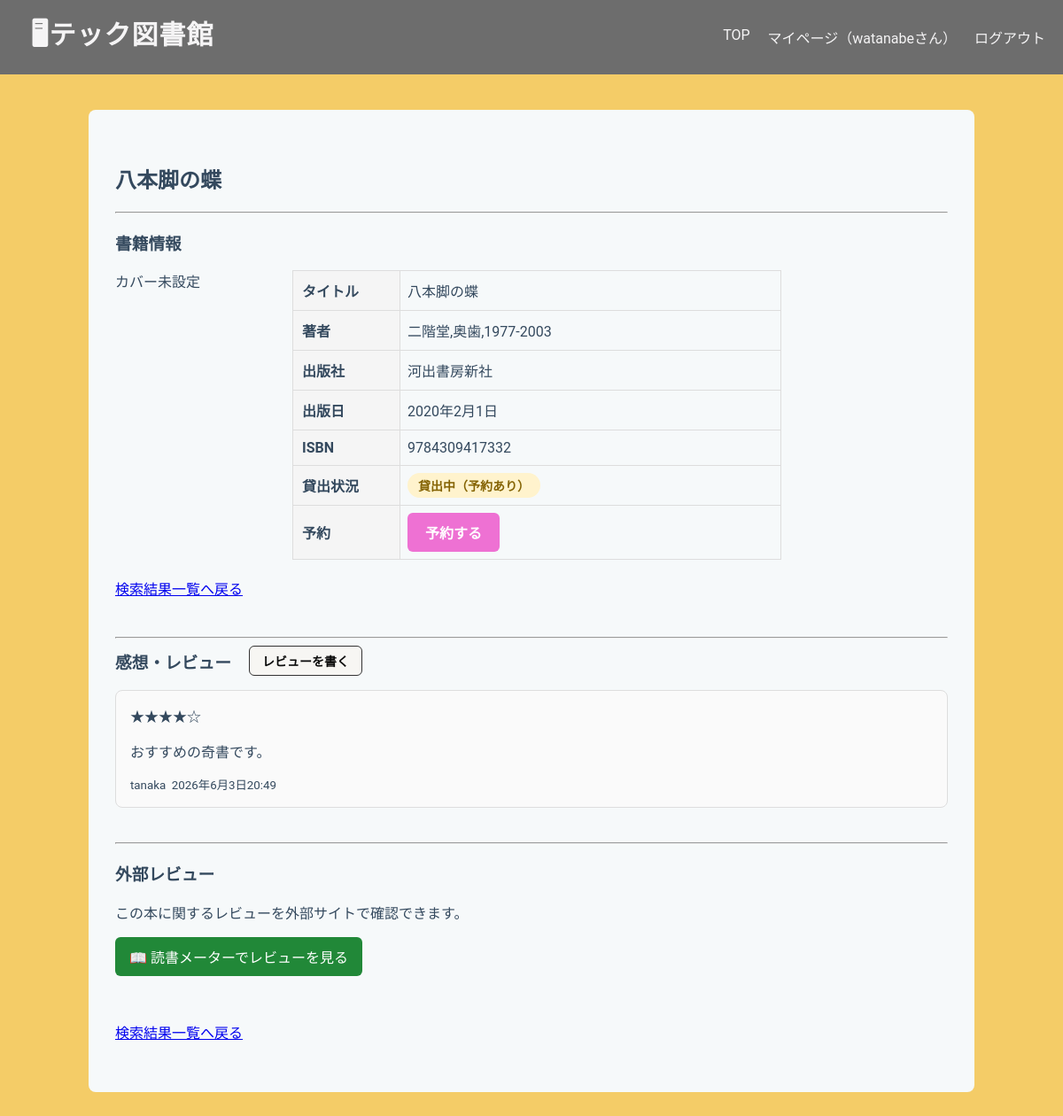
Page /library/book/3/ (signed in) on the earlier database version.
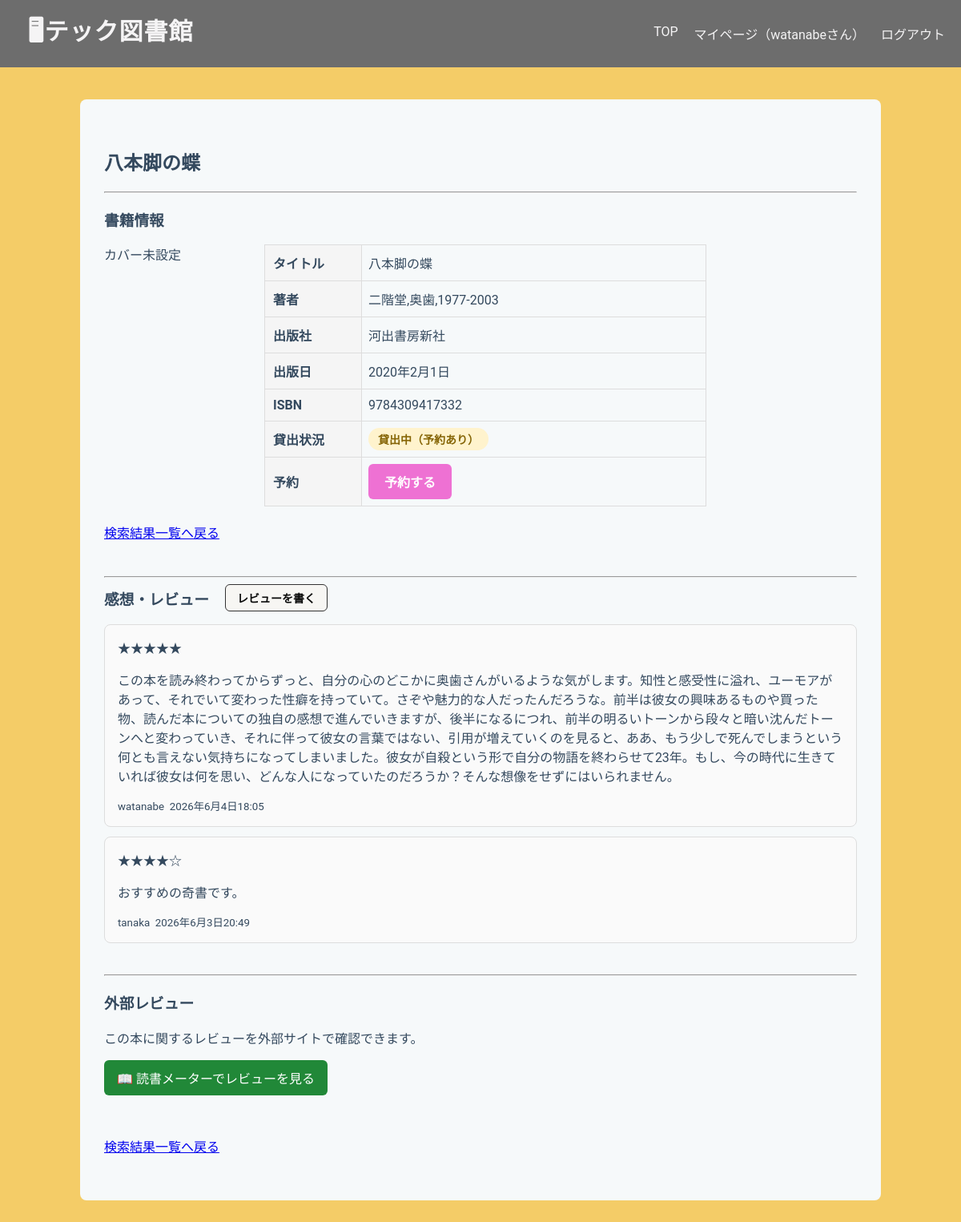
Same page on the later database version.
### libraryapp/models.py (models this page shows, shortened)
class Book(models.Model):
    isbn = models.CharField(
        max_length=17,
        help_text='ISBN-10 または ISBN-13（ハイフン可）',
        verbose_name='ISBN',
        unique=True,
    )
    title = models.CharField(max_length=200, blank=True)
    author = models.CharField(max_length=200, null=True, blank=True)
    publisher = models.CharField(max_length=200, null=True, blank=True)
    publication_date = models.DateField(null=True, blank=True)
    description = models.TextField(null=True, blank=True)
    cover_url = models.URLField(null=True, blank=True)
    edition_number = models.IntegerField(default=1)

class Review(models.Model):
    RATING_CHOICES = [
        (1, "★☆☆☆☆"),
        (2, "★★☆☆☆"),
        (3, "★★★☆☆"),
        (4, "★★★★☆"),
        (5, "★★★★★"),
    ]
    user = models.ForeignKey(
        User,
        on_delete=models.CASCADE,
        related_name="reviews"
    )
    book = models.ForeignKey(
        Book,
        on_delete=models.CASCADE,
        related_name="reviews"
    )
    rating = models.PositiveSmallIntegerField(
        choices=RATING_CHOICES
    )
    comment = models.TextField()
    created_at = models.DateTimeField(
        auto_now_add=True
    )
    class Meta:
        unique_together = ("user", "book")
        ordering = ["-created_at"]

### libraryapp/views.py (the view)
# urls.py: path('book/<int:pk>/', views.BookDetailView.as_view(), name='book_detail'),
class BookDetailView(LoginRequiredMixin, DetailView):
    model = Book
    template_name = "libraryapp/book_detail.html"
    context_object_name = "book"
    def get_context_data(self, **kwargs):
        context = super().get_context_data(**kwargs)
        available_stocks = self.object.stocks.filter(
            is_available=True
        )
        stock = available_stocks.first()
        stock_count = available_stocks.count()
        reservation_count = self.object.reservations.count()
        if reservation_count != 0 and reservation_count >= stock_count:
            status = "reservable"
            label = "貸出中（予約あり）"
        elif stock_count == 0:
            status = "borrowed"
            label = "貸出中"
        else:
            status = "available"
            label = "貸出可能"
        my_reserved = self.object.reservations.filter(
            user=self.request.user
        ).exists()
        context["stock"] = stock
        context["book_status"] = status
        context["status_label"] = label
        context["my_reserved"] = my_reserved
        context["reviews"] = self.object.reviews.select_related(
            "user"
        )
        context["bookmeter_url"] = (
            f"https://bookmeter.com/search?keyword={self.object.isbn}"
        )
        return context

### templates/libraryapp/book_detail.html (shortened to what this page needs)
{% extends "libraryapp/base.html" %}
{% block content %}
<h2>{{ book.title }}</h2>
<hr>
<h3>書籍情報</h3>
<div class="book-summary">
    <div class="book-cover-area">
        {% if book.cover_url %}
            <img src="{{ book.cover_url }}"
                 alt="{{ book.title }}"
                 class="book-cover"
                 height="230">
        {% else %}
            カバー未設定
        {% endif %}
    </div>
    <div class="book-data-area">
        <table class="book-info-table">
            <tr>
                <th><strong>タイトル</strong></th>
                <td>{{ book.title }}</td>
            </tr>
            <tr>
                <th><strong>著者</strong></th>
                <td>{{ book.author }}</td>
            </tr>
            <tr>
                <th><strong>出版社</strong></th>
                <td>{{ book.publisher }}</td>
            </tr>
            <tr>
                <th><strong>出版日</strong></th>
                <td>{{ book.publication_date }}</td>
            </tr>
            <tr>
                <th>ISBN</th>
                <td>{{ book.isbn }}</td>
            </tr>
            <tr>
                <th><strong>貸出状況</strong></th>
                <td><span class="status-badge status-{{ book_status }}">{{ status_label }}</span></td>
            </tr>
            <tr>
                <th><strong>
                    {% if book_status == "available" %}
                        貸出
                    {% else %}
                        予約
                    {% endif %}
                </strong></th>
                <td>
                    <div class="book-action">
                        {% if book_status == "available" %}
                            <a href="{% url 'borrow_confirm' stock.id %}"
                            class="action-button">
                                貸出する
                            </a>
                        {% elif my_reserved %}
                            <p>この本は予約済みです。</p>
                        {% else %}
                            <form method="post"
                                action="{% url 'reserve_book' book.id %}">
                                <button type="submit"
                                        class="reserve-button">
                                    予約する
                                </button>
                            </form>
                        {% endif %}
                    </div>
                </td>
            </tr>
        </table>
    </div>
</div>
<p>
    <a href="{% url 'search_results' %}?{{ request.GET.urlencode }}">
        検索結果一覧へ戻る
    </a>
</p>
<br>
<hr>
<div class="review-header">
    <h3>感想・レビュー</h3>
    {% if user.is_authenticated %}
        <a href="{% url 'review_create' book.id %}"
           class="action-button2">
            レビューを書く
        </a>
    {% endif %}
</div>
{% for review in reviews %}
    <div class="review-card">
        <div class="review-rating">
            {{ review.get_rating_display }}
        </div>
        <p>{{ review.comment }}</p>
        <small>
            {{ review.user.username }}&nbsp;&nbsp;{{ review.created_at }}
        </small>
    </div>
{% empty %}
    <p>まだレビューはありません。</p>
{% endfor %}
<br>
<hr>
<h3>外部レビュー</h3>
<p>
    この本に関するレビューを外部サイトで確認できます。
</p>
<p>
    <a href="{{ bookmeter_url }}"
       target="_blank"
       rel="noopener noreferrer"
       class="external-review-button">
        📖 読書メーターでレビューを見る
    </a>
</p>
<br>
<p>
    <a href="{% url 'search_results' %}?{{ request.GET.urlencode }}">
        検索結果一覧へ戻る
    </a>
</p>
{% endblock content %}

### templates/libraryapp/base.html (shortened to what this page needs)
<!DOCTYPE html>
<html lang="ja">
<head>
    {% load static %}
    <link rel="stylesheet" href="{% static 'libraryapp/base.css' %}">
</head>
<body>
    <header class="header">
        <h1><strong>🖥テック図書館</strong></h1>
        <nav>
            <a href="{% url 'home' %}">TOP</a>
            <a href="{% url 'mypage' %}">マイページ（{{ user.username }}さん）</a>
            <form method="post" action="{% url 'logout' %}" class="logout-form">
                <button type="submit" class="logout-link">ログアウト</button>
            </form>
        </nav>
    </header>
    <main class="container">
        {% block content %}{% endblock %}
    </main>
</body>
</html>

### static/libraryapp/base.css (style rules this page uses)
body { font-family: 'Roboto', 'Segoe UI', Tahoma, Geneva, Verdana, sans-serif; background-color: #f4cc67; color: #34495e; margin: 0; }
.header { display: flex; background-color: #6d6d6d; justify-content: space-between; align-items: center; }
.header h1 { color: #f5f4f5; margin: 15px; width: auto; padding-left: 20px; font-size: 30px; }
.header nav { color: #f5f4f5; display: flex; gap: 20px; width: auto; padding-right: 20px; margin: 0; }
.header nav a { color: #f5f4f5; text-decoration: none; }
.container { background-color: #f6f9fa; padding: 40px 30px; border-radius: 8px; max-width: 1000px; width: 100%; box-sizing: border-box; margin: 40px auto; }
h1 { color: #4e4e52; text-align: center; margin-bottom: 20px; font-weight: 800; letter-spacing: 1px; }
form button { white-space: nowrap; background-color: #717071dc; color: #faf8f8; padding: 10px 20px; border: none; border-radius: 4px; cursor: pointer; font-size: 16px; font-weight: 500; }
table { border-collapse: collapse; }
th, td { text-align: left; vertical-align: middle; padding: 10px; border: 1px solid #ddd; }
th:first-child, td:first-child { text-align: left; }
.status-badge { display: inline-block; padding: 4px 12px; border-radius: 20px; font-size: 14px; font-weight: bold; }
.status-reservable { background-color: #fff3cd; color: #856404; }
.action-button2 { display: inline-block; background-color: #f7f6f3; color: rgb(11, 11, 11); border: 1px solid #333; padding: 6px 14px; border-radius: 6px; text-decoration: none; font-weight: bold; font-size: 14px; }
.reserve-button { display: inline-block; background-color: #ee71d3; color: white; padding: 10px 20px; border-radius: 6px; text-decoration: none; font-weight: bold; }
.book-summary { display: flex; width: 80%; gap: 50px; align-items: flex-start; margin-bottom: 20px; }
.book-cover-area { flex: 0 0 150px; }
.book-data-area { flex: 1; display: flex; align-items: flex-end; gap: 30px; }
.book-action { flex: 0 0 140px; flex-shrink: 0; margin-bottom: 0px; }
.review-card { background: #fafafa; border: 1px solid #ddd; border-radius: 8px; padding: 16px; margin-bottom: 12px; }
.external-review-button { display: inline-block; padding: 10px 16px; background-color: #218838; color: white; text-decoration: none; border-radius: 6px; font-weight: 500; }
.book-info-table { width: 100%; border-collapse: collapse; }
.book-info-table td { border: 1px solid #ddd; padding: 8px; }
.book-info-table th { width: 100px; text-align: left; background-color: #f5f5f5; }
.review-header { display: flex; align-items: center; gap: 20px; margin-bottom: 16px; }
.review-header h3 { margin: 0; }
.logout-form { display: inline; }
.logout-form button { background: none; border: none; padding: 0; color: inherit; font: inherit; cursor: pointer; }

Differences in the rows shown:
added Review: rating "★★★★★", comment "この本を読み終わってからずっと、自分の心のどこかに奥歯さんがいるような気がします。知性と感受性に溢れ、ユーモアがあって、それでいて変わった性癖を持っていて。さぞや魅力的な人だったんだろうな。前半は彼女の興味あるものや買った物、読んだ本についての独自の感想で進んでいきますが、後半になるにつれ、前半の明るいトーンから段々と暗い沈んだトーンへと変わっていき、それに伴って彼女の言葉ではない、引用が増えていくのを見ると、ああ、もう少しで死んでしまうという何とも言えない気持ちになってしまいました。彼女が自殺という形で自分の物語を終わらせて23年。もし、今の時代に生きていれば彼女は何を思い、どんな人になっていたのだろうか？そんな想像をせずにはいられません。", user.username "watanabe", created_at "2026年6月4日18:05"
